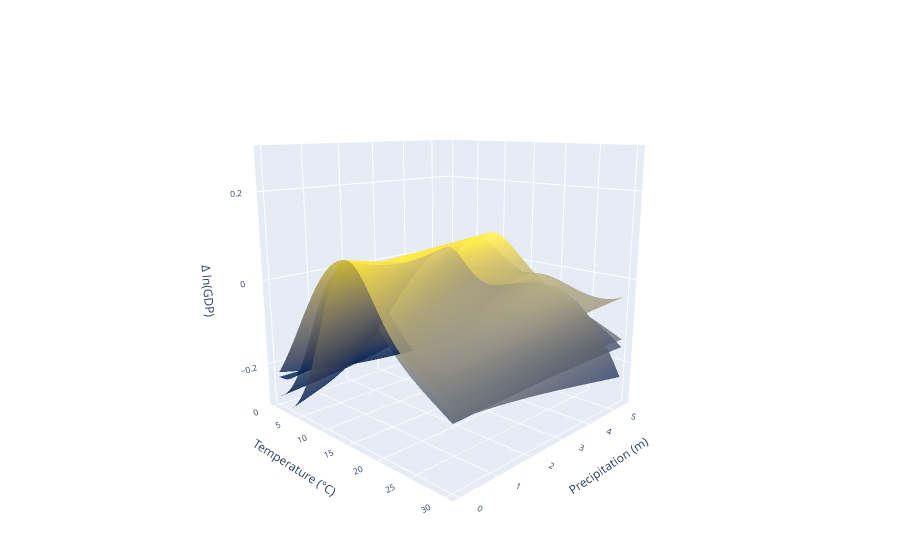

The code cell stored with this chart in its notebook:
### Markdown cell above
## 4. Data visualization

### Code cell
plot_data = model_surfaces[:4]
fig = go.Figure(data=plot_data)

##layout for webpage 
fig.update_layout(
        autosize=True,
       
        margin=dict(
            l=0,
            r=0,
            b=0,
            t=0,
        ),

            scene=dict(
                xaxis_title='Temperature (°C)',
                yaxis_title='Precipitation (m)',
                zaxis=dict(title=dict(text="Δ ln(GDP)"),range=[-0.3, 0.3]),
                camera=dict(eye=dict(x=1.738, y=-1.780, z=0.589))
                
            ),
            
            legend=dict(
                bgcolor='rgba(255,255,255,0.7)',
                bordercolor='black',
                borderwidth=1
            ),
            font=dict(
            size=10
        )
        )

fig.show()

### Figure 1 — Plotly figure (JSON) as saved in the notebook; plotly's stock layout.template omitted (floating-point values rounded to 4 significant figures; data arrays with more than 128 entries replaced by an {"elided": "..."} marker saying what was removed)
{"data": [{"colorscale": [[0, "#00224e"], [0.1111, "#123570"], [0.2222, "#3b496c"], [0.3333, "#575d6d"], [0.4444, "#707173"], [0.5556, "#8a8678"], [0.6667, "#a59c74"], [0.7778, "#c3b369"], [0.8889, "#e1cc55"], [1, "#fee838"]], "name": "Model (2, 2)", "opacity": 0.85, "showscale": false, "type": "surface", "x": {"elided": "90x90 float values"}, "y": {"elided": "90x90 float values"}, "z": {"elided": "90x90 float values"}}, {"colorscale": [[0, "#00224e"], [0.1111, "#123570"], [0.2222, "#3b496c"], [0.3333, "#575d6d"], [0.4444, "#707173"], [0.5556, "#8a8678"], [0.6667, "#a59c74"], [0.7778, "#c3b369"], [0.8889, "#e1cc55"], [1, "#fee838"]], "name": "Model (2, 2, 2)", "opacity": 0.85, "showscale": false, "type": "surface", "x": {"elided": "90x90 float values"}, "y": {"elided": "90x90 float values"}, "z": {"elided": "90x90 float values"}}, {"colorscale": [[0, "#00224e"], [0.1111, "#123570"], [0.2222, "#3b496c"], [0.3333, "#575d6d"], [0.4444, "#707173"], [0.5556, "#8a8678"], [0.6667, "#a59c74"], [0.7778, "#c3b369"], [0.8889, "#e1cc55"], [1, "#fee838"]], "name": "Model (4, 2)", "opacity": 0.85, "showscale": false, "type": "surface", "x": {"elided": "90x90 float values"}, "y": {"elided": "90x90 float values"}, "z": {"elided": "90x90 float values"}}, {"colorscale": [[0, "#00224e"], [0.1111, "#123570"], [0.2222, "#3b496c"], [0.3333, "#575d6d"], [0.4444, "#707173"], [0.5556, "#8a8678"], [0.6667, "#a59c74"], [0.7778, "#c3b369"], [0.8889, "#e1cc55"], [1, "#fee838"]], "name": "Model (4, 2, 2)", "opacity": 0.85, "showscale": false, "type": "surface", "x": {"elided": "90x90 float values"}, "y": {"elided": "90x90 float values"}, "z": {"elided": "90x90 float values"}}], "layout": {"autosize": true, "font": {"size": 10}, "legend": {"bgcolor": "rgba(255,255,255,0.7)", "bordercolor": "black", "borderwidth": 1}, "margin": {"b": 0, "l": 0, "r": 0, "t": 0}, "scene": {"camera": {"eye": {"x": 1.738, "y": -1.78, "z": 0.589}}, "xaxis": {"title": {"text": "Temperature (°C)"}}, "yaxis": {"title": {"text": "Precipitation (m)"}}, "zaxis": {"range": [-0.3, 0.3], "title": {"text": "Δ ln(GDP)"}}}}}
